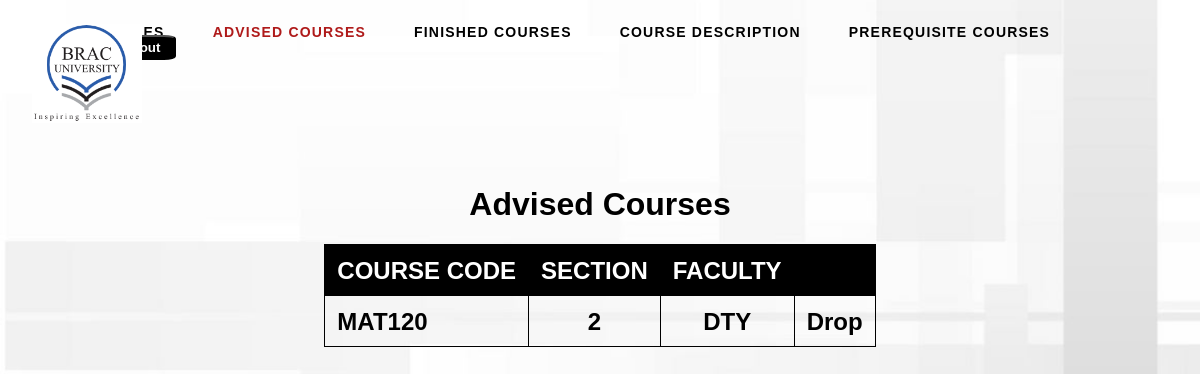
The app's page /View/advisedCourse.php (signed in) with its own data.
### tables this page shows
CREATE TABLE `advised_course` (
  `STID` int(18) NOT NULL,
  `COURSE_ID` varchar(15) NOT NULL,
  `SECTION` int(11) NOT NULL,
  `FACULTY` varchar(255) NOT NULL
);

### Model/Model.php (called while the page is built, shortened)
<?php
  class Model {
    public function advisedCourseView() {
      include('connect.php');
      $stid =  $_SESSION['STID'];
      $sql = "SELECT * from advised_course WHERE STID='".$stid."'";
      $result = mysqli_query($con, $sql);
      return mysqli_fetch_all($result, MYSQLI_ASSOC);
    }
  }

### Controller/viewAdvisedCourseController.php (called while the page is built, shortened)
<?php
  include('controller.php');
  $rows = $model->advisedCourseView();

### View/advisedCourse.php (the view, shortened to what this page needs)
<?php include('../Controller/viewAdvisedCourseController.php') ?>
<html>
  <?php include('templates/header.php'); ?>
  <body align="center">
    <br><br><br><br><br>
    <h1 style="margin-top: 10vh" >Advised Courses</h1>
    <div>
      <h2><table align="center">
        <thead>
        	<tr><th>COURSE CODE</th><th>SECTION</th><th>FACULTY</th><th></th></tr>
        </thead>
        <tbody>
          <?php
            foreach ($rows as $row):
              echo "<tr><td><b>".$row['COURSE_ID']."</b></td><td><b>".$row['SECTION']."</b></td><td><b>".$row['FACULTY']."</b></td><td><b><a href='../Controller/deleteAdvisedCourseController.php?section=".$row['SECTION']."&faculty=".$row['FACULTY']."'>Drop</a></b></td></tr>";
            endforeach;
          ?>
        </tbody>
      </table></h2>
    </div>
  </body>
</html>

### View/assets/css/style.css (style rules this page uses)
html { box-sizing: border-box; }
*, *:before, *:after { box-sizing: inherit; }
html { margin: 0; padding: 0; width: 100%; height: 100vh; }
body { padding: 0; margin: 0; width: 100%; height: 100vh; font-family: 'Poppins', sans-serif; font-weight: 400; background: url("../image/cover.jpg"); background-position: center; background-size: cover; -webkit-font-smoothing: antialiased; -moz-osx-font-smoothing: grayscale; }
a { color: black; font-weight: bold; text-decoration: none; }
table { font: 1em sans-serif; border-collapse: collapse; border-spacing: 0; min-width: 30%; }
table td, table th { border: 1px solid black; padding: 0.5em 0.5em 0.4em; }
table thead th { color: white; background: black; }
table tbody td + td { text-align: center; }
table tbody td:last-child { text-align: center; }

### records on screen
advised_course: COURSE_ID "MAT120", SECTION "2", FACULTY "DTY"
